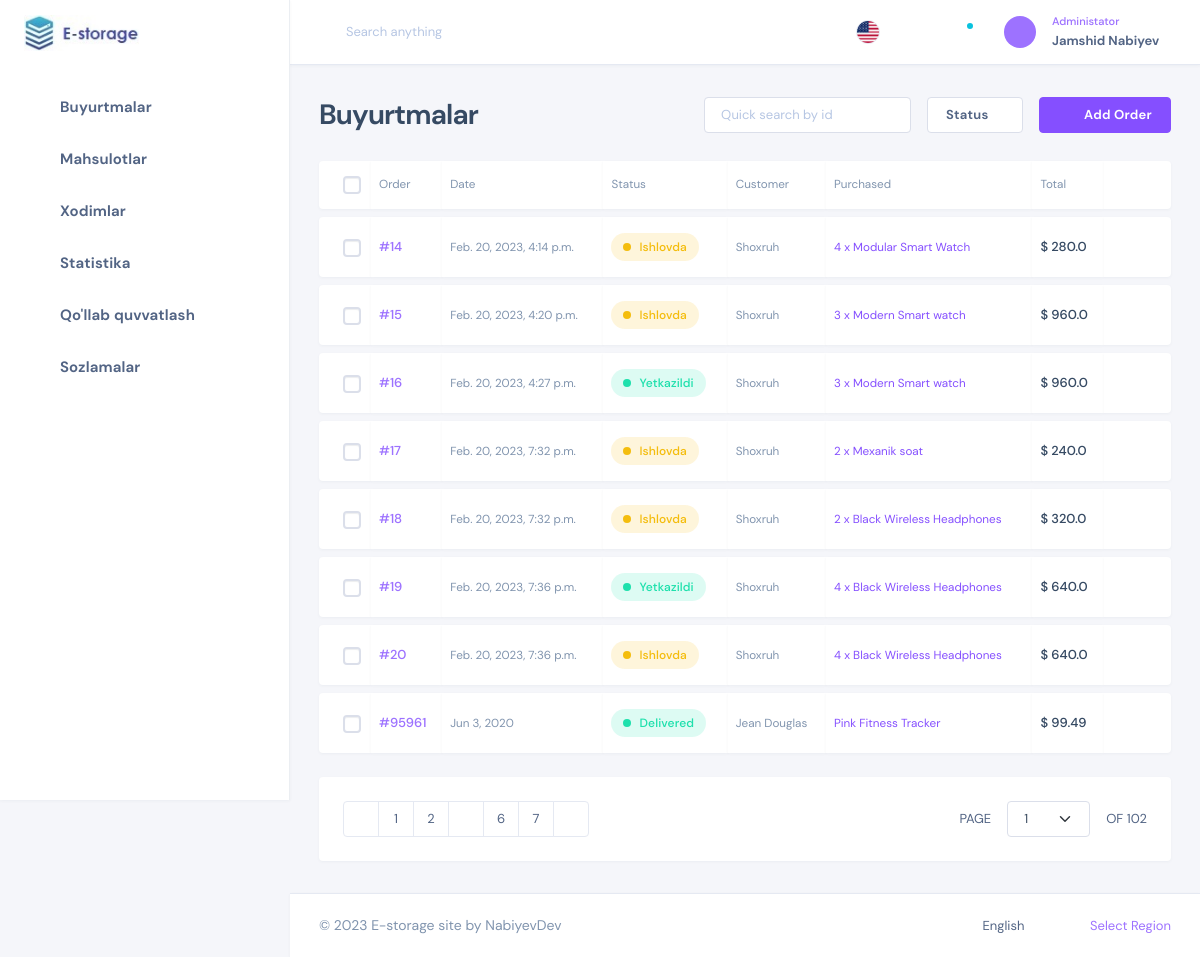
Screenshot of /orders/ (signed in) with the database file from the repository.
### storage/models.py (models this page shows, shortened)
class Order(models.Model):
    customer = models.ForeignKey(Customer, on_delete=models.SET_NULL, blank=True, null=True)
    date_order = models.DateTimeField(auto_now_add=True)
    complete = models.BooleanField(default=False, null=True, blank=False)
    transaction_id = models.CharField(max_length=200, null=True)
    variants = (
        ('queue', 'Navbatda'),
        ('sendet', 'Yuborildi'),
        ('delivered', 'Yetkazildi'),
    )
    status = models.CharField(max_length=100, choices=variants)
    total_price = models.FloatField(default=0)

class Customer(models.Model):
    user = models.OneToOneField(User, on_delete=models.CASCADE, null=True, blank=True)
    rank = models.ForeignKey(Rank, on_delete=models.SET_NULL, blank=True, null=True)
    name = models.CharField(max_length=200, null=True)
    phone = models.CharField(max_length=30, null=True)
    profile_image = models.ImageField(null=True, blank=True)
    def __str__(self):
        return self.name

class OrderItem(models.Model):
    product = models.ForeignKey(Product, on_delete=models.SET_NULL, blank=True, null=True)
    order = models.ForeignKey(Order, on_delete=models.SET_NULL, blank=True, null=True)
    quantity = models.IntegerField(default=0, null=True, blank=True)
    date_added = models.DateTimeField(auto_now_add=True)
    @property
    def get_total(self):
        return self.product.price * self.quantity

class Product(models.Model):
    name = models.CharField(max_length=200, null=True)
    category = models.ForeignKey(ProductCategory, on_delete=models.CASCADE, null=True)
    price = models.FloatField()
    digital = models.BooleanField(default=True, null=True, blank=False)
    is_new = models.BooleanField(default=False)
    is_hot = models.BooleanField(default=False)
    image = models.ImageField(null=True, blank=True, default='def.png')

### storage/decorators.py (the view)
    def wrapper_function(request, *args, **kwargs):
        user = request.user
        if user.is_anonymous:
            return redirect('/auth/login')
        elif user.is_authenticated and user.is_staff:
            return view_func(request, *args, **kwargs)
        else:
            return redirect('/customer/')

### storage/views.py (called while the page is built)
@logged_staff_only
def OrdersView(request):
    orders = Order.objects.all()
    order_dict = {}
    for order in orders:
        order_dict[order] = OrderItem.objects.filter(order=order).first()
    ctx = {
        'orders':orders,
        'order_dict':order_dict
    }
    return render(request, "storage/dashboard/orders.html", ctx)

### storage/templates/storage/dashboard/orders.html (shortened to what this page needs)
{% extends 'storage/base.html' %}
{% block content %}
<div class="nk-content-body">
        <div class="nk-block-head nk-block-head-sm">
            <div class="nk-block-between">
                <div class="nk-block-head-content">
                    <h3 class="nk-block-title page-title">Buyurtmalar</h3>
                </div>
                <div class="nk-block-head-content">
                    <div class="toggle-wrap nk-block-tools-toggle">
                        <div class="toggle-expand-content" data-content="pageMenu">
                            <ul class="nk-block-tools g-3">
                                <li>
                                    <div class="form-control-wrap">
                                        <div class="form-icon form-icon-right">
                                            <em class="icon ni ni-search"></em>
                                        </div>
                                        <input type="text" class="form-control" id="default-04" placeholder="Quick search by id">
                                    </div>
                                </li>
                                <li>
                                    <div class="drodown">
                                        <a href="#" class="dropdown-toggle dropdown-indicator btn btn-outline-light btn-white" data-bs-toggle="dropdown">Status</a>
                                    </div>
                                </li>
                                <li class="nk-block-tools-opt">
                                    <a href="#" class="btn btn-primary d-none d-md-inline-flex"><em class="icon ni ni-plus"></em><span>Add Order</span></a>
                                </li>
                            </ul>
                        </div>
                    </div>
                </div>
            </div>
        </div>
        <div class="nk-block">
            <div class="nk-tb-list is-separate is-medium mb-3">
                <div class="nk-tb-item nk-tb-head">
                    <div class="nk-tb-col nk-tb-col-check">
                        <div class="custom-control custom-control-sm custom-checkbox notext">
                        </div>
                    </div>
                    <div class="nk-tb-col"><span>Order</span></div>
                    <div class="nk-tb-col tb-col-md"><span>Date</span></div>
                    <div class="nk-tb-col"><span class="d-none d-sm-block">Status</span></div>
                    <div class="nk-tb-col tb-col-sm"><span>Customer</span></div>
                    <div class="nk-tb-col tb-col-md"><span>Purchased</span></div>
                    <div class="nk-tb-col"><span>Total</span></div>
                    <div class="nk-tb-col nk-tb-col-tools">
                        <ul class="nk-tb-actions gx-1 my-n1">
                            <li>
                                <div class="drodown">
                                    <a href="#" class="dropdown-toggle btn btn-icon btn-trigger me-n1" data-bs-toggle="dropdown"><em class="icon ni ni-more-h"></em></a>
                                </div>
                            </li>
                        </ul>
                    </div>
                </div>
                {% for order, order_item in order_dict.items %}
                    <div class="nk-tb-item">
                    <div class="nk-tb-col nk-tb-col-check">
                        <div class="custom-control custom-control-sm custom-checkbox notext">
                        </div>
                    </div>
                    <div class="nk-tb-col">
                        <span class="tb-lead"><a href="#">#{{ order.id }}</a></span>
                    </div>
                    <div class="nk-tb-col tb-col-md">
                        <span class="tb-sub">{{ order.date_order }}</span>
                    </div>
                    <div class="nk-tb-col">
                        {% if order.status == 'delivered' %}
                            <span class="badge badge-sm badge-dot has-bg bg-success d-none d-sm-inline-flex">Yetkazildi</span>
                        {% else %}
                            <span class="badge badge-sm badge-dot has-bg bg-warning d-none d-sm-inline-flex">Ishlovda</span>
                        {% endif %}
                    </div>
                    <div class="nk-tb-col tb-col-sm">
                        <span class="tb-sub">{{ order.customer }}</span>
                    </div>
                    <div class="nk-tb-col tb-col-md">
                        <span class="tb-sub text-primary">{{ order_item.quantity }} x {{ order_item.product.name }}</span>
                    </div>
                    <div class="nk-tb-col">
                        <span class="tb-lead">$ {{ order_item.get_total }}</span>
                    </div>
                    <div class="nk-tb-col nk-tb-col-tools">
                        <ul class="nk-tb-actions gx-1">
                            <li>
                                <div class="drodown me-n1">
                                    <a href="#" class="dropdown-toggle btn btn-icon btn-trigger" data-bs-toggle="dropdown"><em class="icon ni ni-more-h"></em></a>
                                </div>
                            </li>
                        </ul>
                    </div>
                </div>
                {% endfor %}
                <div class="nk-tb-item">
                    <div class="nk-tb-col nk-tb-col-check">
                        <div class="custom-control custom-control-sm custom-checkbox notext">
                        </div>
                    </div>
                    <div class="nk-tb-col">
                        <span class="tb-lead"><a href="#">#95961</a></span>
                    </div>
                    <div class="nk-tb-col tb-col-md">
                        <span class="tb-sub">Jun 3, 2020</span>
                    </div>
                    <div class="nk-tb-col">
                        <span class="badge badge-sm badge-dot has-bg bg-success d-none d-sm-inline-flex">Delivered</span>
                    </div>
                    <div class="nk-tb-col tb-col-sm">
                        <span class="tb-sub">Jean Douglas</span>
                    </div>
                    <div class="nk-tb-col tb-col-md">
                        <span class="tb-sub text-primary">Pink Fitness Tracker</span>
                    </div>
                    <div class="nk-tb-col">
                        <span class="tb-lead">$ 99.49</span>
                    </div>
                    <div class="nk-tb-col nk-tb-col-tools">
                        <ul class="nk-tb-actions gx-1">
                            <li>
                            <li>
                                <div class="drodown me-n1">
                                    <a href="#" class="dropdown-toggle btn btn-icon btn-trigger" data-bs-toggle="dropdown"><em class="icon ni ni-more-h"></em></a>
                                </div>
                            </li>
                        </ul>
                    </div>
                </div>
            </div>
            <div class="card">
                <div class="card-inner">
                    <div class="nk-block-between-md g-3">
                        <div class="g">
                            <ul class="pagination justify-content-center justify-content-md-start">
                                <li class="page-item"><a class="page-link" href="#"><em class="icon ni ni-chevrons-left"></em></a></li>
                                <li class="page-item"><a class="page-link" href="#">1</a></li>
                                <li class="page-item"><a class="page-link" href="#">2</a></li>
                                <li class="page-item"><span class="page-link"><em class="icon ni ni-more-h"></em></span></li>
                                <li class="page-item"><a class="page-link" href="#">6</a></li>
                                <li class="page-item"><a class="page-link" href="#">7</a></li>
                                <li class="page-item"><a class="page-link" href="#"><em class="icon ni ni-chevrons-right"></em></a></li>
                            </ul>
                        </div>
                        <div class="g">
                            <div class="pagination-goto d-flex justify-content-center justify-content-md-start gx-3">
                                <div>Page</div>
                                <div>
                                    <select class="form-select js-select2" data-search="on" data-dropdown="xs center">
                                        <option value="page-1">1</option>
                                    </select>
                                </div>
                                <div>OF 102</div>
                            </div>
                        </div>
                    </div>
                </div>
            </div>
        </div>
    </div>
{% endblock content %}

### rows the page displays
Order: id "14", date_order "Feb. 20, 2023, 4:14 p.m.", status "Ishlovda", customer "Shoxruh", quantity "4", product.name "Modular Smart Watch", get_total "280.0"
Order: id "15", date_order "Feb. 20, 2023, 4:20 p.m.", status "Ishlovda", customer "Shoxruh", quantity "3", product.name "Modern Smart watch", get_total "960.0"
Order: id "16", date_order "Feb. 20, 2023, 4:27 p.m.", status "Yetkazildi", customer "Shoxruh", quantity "3", product.name "Modern Smart watch", get_total "960.0"
Order: id "17", date_order "Feb. 20, 2023, 7:32 p.m.", status "Ishlovda", customer "Shoxruh", quantity "2", product.name "Mexanik soat", get_total "240.0"
Order: id "18", date_order "Feb. 20, 2023, 7:32 p.m.", status "Ishlovda", customer "Shoxruh", quantity "2", product.name "Black Wireless Headphones", get_total "320.0"
Order: id "19", date_order "Feb. 20, 2023, 7:36 p.m.", status "Yetkazildi", customer "Shoxruh", quantity "4", product.name "Black Wireless Headphones", get_total "640.0"
Order: id "20", date_order "Feb. 20, 2023, 7:36 p.m.", status "Ishlovda", customer "Shoxruh", quantity "4", product.name "Black Wireless Headphones", get_total "640.0"
